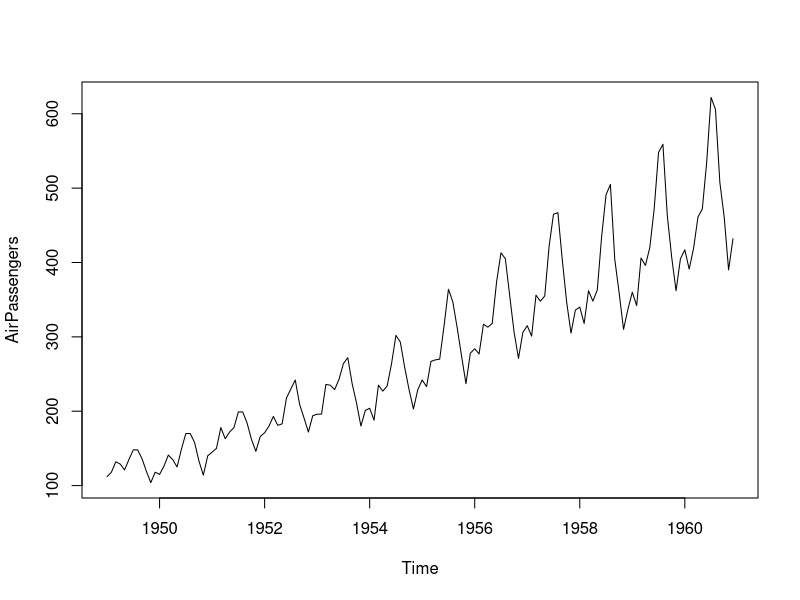
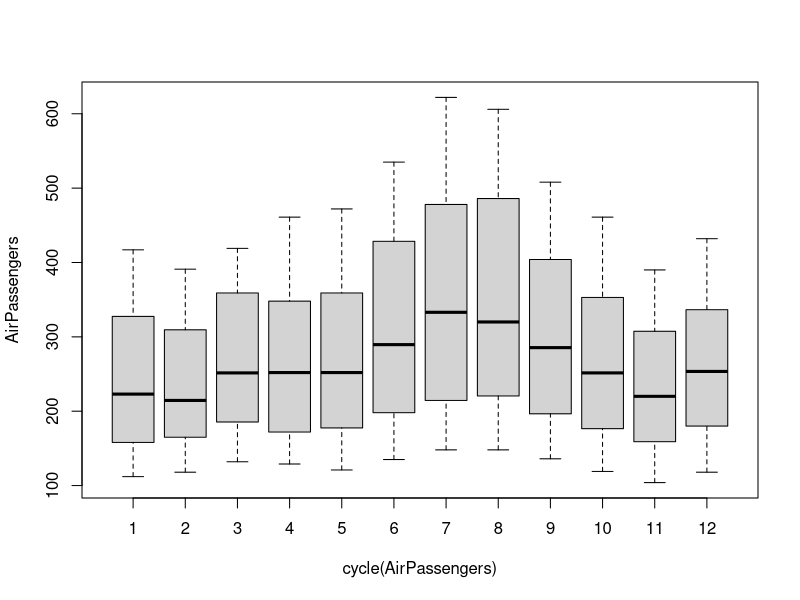

Source code (R) for these figures, in order:
data(AirPassengers)
class(AirPassengers) #This tells you that the data series is in a time series format
start(AirPassengers) #This is the start of the time series
end(AirPassengers) #This is the end of the time series
frequency(AirPassengers)  #The cycle of this time series is 12months in a year
summary(AirPassengers) # metrics of passengers min, max, mean, 1st and third quartiels
plot(AirPassengers) #This will plot the time series
cycle(AirPassengers) #This will print the cycle across years.
boxplot(AirPassengers~cycle(AirPassengers)) #Box plot across months will give us a sense on seasonal effect
